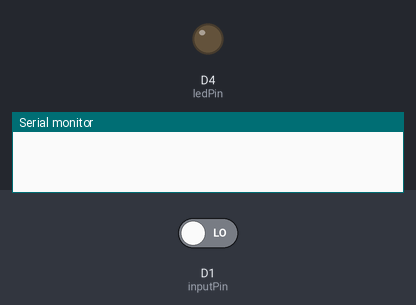
Simulated run of this sketch. Board: ESP8266 (NodeMCU). Shown: output pins drawn as LEDs (lit = HIGH), the last lines printed to the serial monitor. The test bench sets the inputs (shaded band); at power-on: D1 (inputPin) LOW.

Above: at 1.2 s.
1.3 s: D1 (inputPin) driven HIGH
At 1.9 s:
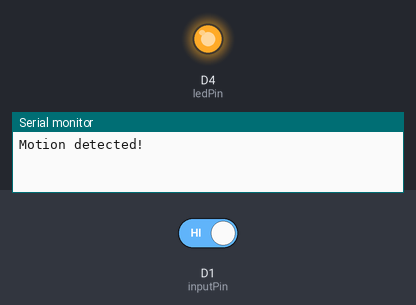
2.8 s: D1 (inputPin) driven LOW
At 4.2 s:
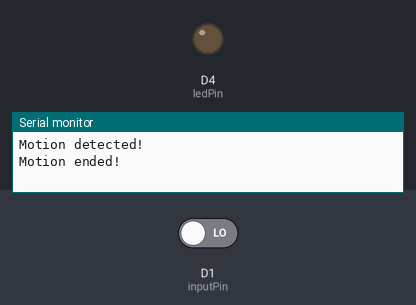
Timing chart, 0 to 5.8 s (numbered marks = the images above; inputs shaded):
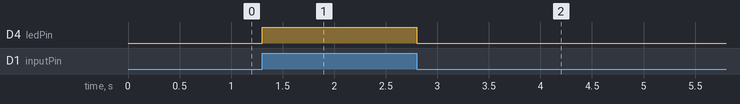

Measured:
- after the input at 1.3 s, D4 (ledPin): LOW → HIGH at once
- after the input at 2.8 s, D4 (ledPin): HIGH → LOW at once

The sketch:

LAB3_PIR_sensor.ino
```cpp
int ledPin = LED_BUILTIN;
int inputPin = D1;
int pirState = LOW;
int val = 0;
void setup() {
  // put your setup code here, to run once:
pinMode(ledPin, OUTPUT);
pinMode(inputPin, INPUT);
Serial.begin(9600);
}

void loop() {
  // put your main code here, to run repeatedly:
val = digitalRead(inputPin);
if (val == HIGH){
  digitalWrite(ledPin, HIGH);
  if (pirState == LOW){
    Serial.println("Motion detected!");
    pirState = HIGH;
  }
} else {
  digitalWrite(ledPin, LOW);
  if (pirState == HIGH){
    Serial.println("Motion ended!");
    pirState = LOW;
  }
}
}
```
